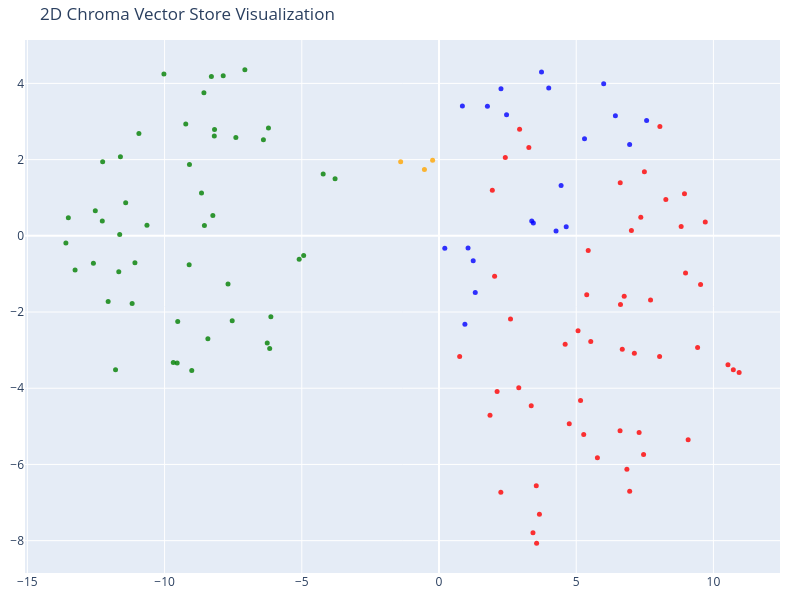

Notebook code for this chart:
### Code cell
# We humans find it easier to visalize things in 2D!
# Reduce the dimensionality of the vectors to 2D using t-SNE
# (t-distributed stochastic neighbor embedding)

tsne = TSNE(n_components=2, random_state=42)
reduced_vectors = tsne.fit_transform(vectors)

# Create the 2D scatter plot
fig = go.Figure(data=[go.Scatter(
    x=reduced_vectors[:, 0],
    y=reduced_vectors[:, 1],
    mode='markers',
    marker=dict(size=5, color=colors, opacity=0.8),
    text=[f"Type: {t}<br>Text: {d[:100]}..." for t, d in zip(doc_types, documents)],
    hoverinfo='text'
)])

fig.update_layout(
    title='2D Chroma Vector Store Visualization',
    scene=dict(xaxis_title='x',yaxis_title='y'),
    width=800,
    height=600,
    margin=dict(r=20, b=10, l=10, t=40)
)

fig.show()

### Figure 1 — Plotly figure (JSON) as saved in the notebook; plotly's stock layout.template omitted (floating-point values rounded to 4 significant figures)
{"data": [{"hoverinfo": "text", "marker": {"color": ["orange", "orange", "orange", "red", "red", "red", "red", "red", "red", "red", "red", "red", "red", "red", "red", "red", "red", "red", "red", "red", "red", "red", "red", "red", "red", "red", "red", "red", "red", "red", "red", "red", "red", "red", "red", "red", "red", "red", "red", "red", "red", "red", "red", "red", "red", "red", "red", "red", "red", "red", "red", "red", "red", "red", "red", "green", "green", "green", "green", "green", "green", "green", "green", "green", "green", "green", "green", "green", "green", "green", "green", "green", "green", "green", "green", "green", "green", "green", "green", "green", "green", "green", "green", "green", "green", "green", "green", "green", "green", "green", "green", "green", "green", "green", "green", "green", "green", "green", "green", "green", "green", "green", "blue", "blue", "blue", "blue", "blue", "blue", "blue", "blue", "blue", "blue", "blue", "blue", "blue", "blue", "blue", "blue", "blue", "blue", "blue", "blue", "blue"], "opacity": 0.8, "size": 5}, "mode": "markers", "text": ["Type: company<br>Text: # About Insurellm\n\nInsurellm was founded by Avery Lancaster in 2015 as an insurance tech startup des...", "Type: company<br>Text: # Careers at Insurellm\n\nInsurellm is hiring! We are looking for talented software engineers, data sc...", "Type: company<br>Text: # Overview of Insurellm\n\nInsurellm is an innovative insurance tech firm with 200 employees across th...", "Type: contracts<br>Text: # Contract with Apex Reinsurance for Rellm: AI-Powered Enterprise Reinsurance Solution\n\n## Terms\n\n1....", "Type: contracts<br>Text: ## Renewal\n\n1. **Automatic Renewal**: This Agreement will automatically renew for successive one-yea...", "Type: contracts<br>Text: 2. **Seamless Integrations**: The architecture of Rellm allows for easy integration with existing sy...", "Type: contracts<br>Text: 1. **Technical Support**: Provider shall offer dedicated technical support to the Client via phone, ...", "Type: contracts<br>Text: **Insurellm, Inc.**  \n_____________________________  \nAuthorized Signature   \nDate: ________________...", "Type: contracts<br>Text: # Contract with Belvedere Insurance for Markellm\n\n## Terms\nThis Contract (\"Agreement\") is made and e...", "Type: contracts<br>Text: ## Renewal\n1. **Renewal Terms**: This Agreement may be renewed for additional one-year terms upon mu...", "Type: contracts<br>Text: ## Features\n1. **AI-Powered Matching**: Belvedere Insurance will benefit from Markellm's AI-powered ...", "Type: contracts<br>Text: ## Support\n1. **Technical Support**: Technical support will be available from 9 AM to 7 PM EST, Mond...", "Type: contracts<br>Text: **Belvedere Insurance**  \nSignature: ______________________  \nName: [Authorized Signatory]  \nTitle: ...", "Type: contracts<br>Text: # Contract with BrightWay Solutions for Markellm\n\n**Contract Date:** October 5, 2023  \n**Contract ID...", "Type: contracts<br>Text: 3. **Service Level Agreement (SLA):**  \n   Insurellm commits to a 99.9% uptime for the platform with...", "Type: contracts<br>Text: 2. **Real-Time Quote Availability:**  \n   Consumers sourced via BrightWay Solutions will receive rea...", "Type: contracts<br>Text: 3. **Training and Onboarding:**  \n   Insurellm agrees to provide one free training session on how to...", "Type: contracts<br>Text: # Contract with EverGuard Insurance for Rellm: AI-Powered Enterprise Reinsurance Solution\n\n**Contrac...", "Type: contracts<br>Text: 4. **Usage Rights**: EverGuard Insurance is granted a non-exclusive, non-transferable license to acc...", "Type: contracts<br>Text: 1. **Core Functionality**: Rellm provides EverGuard Insurance with advanced AI-driven analytics, sea...", "Type: contracts<br>Text: 1. **Customer Support**: Insurellm will provide EverGuard Insurance with 24/7 customer support, incl...", "Type: contracts<br>Text: ---\n\n**Signatures**  \n**For Insurellm**: __________________________  \n**Name**: John Smith  \n**Title...", "Type: contracts<br>Text: # Contract with GreenField Holdings for Markellm\n\n**Effective Date:** November 15, 2023  \n**Contract...", "Type: contracts<br>Text: ## Renewal\n1. **Automatic Renewal**: This contract will automatically renew for sequential one-year ...", "Type: contracts<br>Text: ## Features\n1. **AI-Powered Matching**: Access to advanced algorithms that connect GreenField Holdin...", "Type: contracts<br>Text: ## Support\n1. **Customer Support Access**: The Client will have access to dedicated support through ...", "Type: contracts<br>Text: **Signatures:**  \n_________________________                           _________________________  \n**...", "Type: contracts<br>Text: # Contract with Greenstone Insurance for Homellm\n\n---\n\n## Terms\n\n1. **Parties**: This Contract (\"Agr...", "Type: contracts<br>Text: 4. **Payment Terms**: \n   - The Customer shall pay an amount of $10,000 per month for the Standard T...", "Type: contracts<br>Text: ---\n\n## Features\n\n- **AI-Powered Risk Assessment**: Customer will have access to enhanced risk evalu...", "Type: contracts<br>Text: - **Customer Portal**: A dedicated portal will be provided, allowing the Customer's clients to manag...", "Type: contracts<br>Text: ______________________________  \n[Name], [Title]  \nDate: ______________________\n\n**For Greenstone In...", "Type: contracts<br>Text: # Contract with GreenValley Insurance for Homellm\n\n**Contract Date:** October 6, 2023  \n**Contract N...", "Type: contracts<br>Text: 4. **Confidentiality:** Both parties agree to maintain the confidentiality of proprietary informatio...", "Type: contracts<br>Text: 1. **AI-Powered Risk Assessment:** Access to advanced AI algorithms for real-time risk evaluations.\n...", "Type: contracts<br>Text: 3. **Regular Updates:** Insurellm will offer ongoing updates and enhancements to the Homellm platfor...", "Type: contracts<br>Text: # Contract with Pinnacle Insurance Co. for Homellm\n\n## Terms\nThis contract (\"Contract\") is entered i...", "Type: contracts<br>Text: ## Renewal\n1. **Renewal Terms**: At the end of the initial term, this Contract shall automatically r...", "Type: contracts<br>Text: ## Features\n1. **AI-Powered Risk Assessment**: Utilized for tailored underwriting decisions specific...", "Type: contracts<br>Text: ## Support\n1. **Technical Support**: Insurellm shall provide 24/7 technical support via an email and...", "Type: contracts<br>Text: # Contract with Roadway Insurance Inc. for Carllm\n\n---\n\n## Terms\n\n1. **Agreement Effective Date**: T...", "Type: contracts<br>Text: ---\n\n## Renewal\n\n1. **Automatic Renewal**: This agreement will automatically renew for an additional...", "Type: contracts<br>Text: ---\n\n## Features\n\n1. **Access to Core Features**: Roadway Insurance Inc. will have access to all Pro...", "Type: contracts<br>Text: ---\n\n## Support\n\n1. **Technical Support**: Roadway Insurance Inc. will receive priority technical su...", "Type: contracts<br>Text: # Contract with Stellar Insurance Co. for Rellm\n\n## Terms\nThis contract is made between **Insurellm*...", "Type: contracts<br>Text: ### Termination\nEither party may terminate this agreement with a **30-day written notice**. In the e...", "Type: contracts<br>Text: ## Features\nStellar Insurance Co. will receive access to the following features of the Rellm product...", "Type: contracts<br>Text: ## Support\nInsurellm provides Stellar Insurance Co. with the following support services:\n\n- **24/7 T...", "Type: contracts<br>Text: # Contract with TechDrive Insurance for Carllm\n\n**Contract Date:** October 1, 2024  \n**Contract Dura...", "Type: contracts<br>Text: ## Renewal\n\n1. **Automatic Renewal**: This contract shall automatically renew for additional one-yea...", "Type: contracts<br>Text: ## Support\n\n1. **Customer Support**: Insurellm will provide 24/7 customer support to TechDrive Insur...", "Type: contracts<br>Text: **TechDrive Insurance Representative:**  \nName: Sarah Johnson  \nTitle: Operations Director  \nDate: _...", "Type: contracts<br>Text: # Contract with Velocity Auto Solutions for Carllm\n\n**Contract Date:** October 1, 2023  \n**Contract ...", "Type: contracts<br>Text: ## Renewal\n\n1. **Automatic Renewal**: This contract will automatically renew for successive 12-month...", "Type: contracts<br>Text: ## Support\n\n1. **Customer Support**: Velocity Auto Solutions will have access to Insurellm’s custome...", "Type: employees<br>Text: # HR Record\n\n# Alex Chen\n\n## Summary\n- **Date of Birth:** March 15, 1990  \n- **Job Title:** Backend ...", "Type: employees<br>Text: ## Annual Performance History\n- **2020:**  \n  - Completed onboarding successfully.  \n  - Met expecta...", "Type: employees<br>Text: ## Compensation History\n- **2020:** Base Salary: $80,000  \n- **2021:** Base Salary Increase to $90,0...", "Type: employees<br>Text: Alex Chen continues to be a vital asset at Insurellm, contributing significantly to innovative backe...", "Type: employees<br>Text: # HR Record\n\n# Alex Harper\n\n## Summary\n- **Date of Birth**: March 15, 1993  \n- **Job Title**: Sales ...", "Type: employees<br>Text: ## Annual Performance History  \n- **2021**:  \n  - **Performance Rating**: 4.5/5  \n  - **Key Achievem...", "Type: employees<br>Text: - **2022**:  \n  - **Base Salary**: $65,000 (Promotion to Senior SDR)  \n  - **Bonus**: $13,000 (20% o...", "Type: employees<br>Text: # HR Record\n\n# Alex Thomson\n\n## Summary\n- **Date of Birth:** March 15, 1995  \n- **Job Title:** Sales...", "Type: employees<br>Text: ## Annual Performance History  \n- **2022** - Rated as \"Exceeds Expectations.\" Alex Thomson achieved ...", "Type: employees<br>Text: ## Other HR Notes\n- Alex Thomson is an active member of the Diversity and Inclusion committee at Ins...", "Type: employees<br>Text: # Avery Lancaster\n\n## Summary\n- **Date of Birth**: March 15, 1985  \n- **Job Title**: Co-Founder & Ch...", "Type: employees<br>Text: - **2010 - 2013**: Business Analyst at Edge Analytics  \n  Prior to joining Innovate, Avery worked as...", "Type: employees<br>Text: - **2018**: **Exceeds Expectations**  \n  Under Avery’s pivoted vision, Insurellm launched two new su...", "Type: employees<br>Text: - **2022**: **Satisfactory**  \n  Avery focused on rebuilding team dynamics and addressing employee c...", "Type: employees<br>Text: ## Compensation History\n- **2015**: $150,000 base salary + Significant equity stake  \n- **2016**: $1...", "Type: employees<br>Text: ## Other HR Notes\n- **Professional Development**: Avery has actively participated in leadership trai...", "Type: employees<br>Text: # HR Record\n\n# Emily Carter\n\n## Summary\n- **Date of Birth:** August 12, 1990  \n- **Job Title:** Acco...", "Type: employees<br>Text: - **2017-2019:** Marketing Intern  \n  - Assisted with market research and campaign development for s...", "Type: employees<br>Text: ## Compensation History\n| Year | Base Salary | Bonus         | Total Compensation |\n|------|--------...", "Type: employees<br>Text: Emily Carter exemplifies the kind of talent that drives Insurellm's success and is an invaluable ass...", "Type: employees<br>Text: # HR Record\n\n# Emily Tran\n\n## Summary\n- **Date of Birth:** March 18, 1991  \n- **Job Title:** Digital...", "Type: employees<br>Text: - **January 2017 - May 2018**: Marketing Intern  \n  - Supported the Marketing team by collaborating ...", "Type: employees<br>Text: - **2021**:  \n  - Performance Rating: Meets Expectations  \n  - Key Achievements: Contributed to the ...", "Type: employees<br>Text: - **Professional Development Goals**:  \n  - Emily Tran aims to become a Marketing Manager within the...", "Type: employees<br>Text: # HR Record\n\n# Jordan Blake\n\n## Summary\n- **Date of Birth:** March 15, 1993  \n- **Job Title:** Sales...", "Type: employees<br>Text: ## Annual Performance History\n- **2021:** First year at Insurellm; achieved 90% of monthly targets. ...", "Type: employees<br>Text: ## Other HR Notes\n- Jordan has shown an interest in continuing education, actively participating in ...", "Type: employees<br>Text: # HR Record\n\n# Jordan K. Bishop\n\n## Summary\n- **Date of Birth:** March 15, 1990\n- **Job Title:** Fro...", "Type: employees<br>Text: ## Annual Performance History\n- **2019:** Exceeds Expectations - Continuously delivered high-quality...", "Type: employees<br>Text: ## Compensation History\n- **June 2018:** Starting Salary - $85,000\n- **June 2019:** Salary Increase ...", "Type: employees<br>Text: ## Other HR Notes\n- Jordan K. Bishop has been an integral part of club initiatives, including the In...", "Type: employees<br>Text: # HR Record\n\n# Maxine Thompson\n\n## Summary\n- **Date of Birth:** January 15, 1991  \n- **Job Title:** ...", "Type: employees<br>Text: ## Insurellm Career Progression\n- **January 2017 - October 2018**: **Junior Data Engineer**  \n  * Ma...", "Type: employees<br>Text: ## Annual Performance History\n- **2017**: *Meets Expectations*  \n  Maxine showed potential in her ro...", "Type: employees<br>Text: - **2021**: *Exceeds Expectations*  \n  Maxine spearheaded the transition to a new data warehousing s...", "Type: employees<br>Text: ## Compensation History\n- **2017**: $70,000 (Junior Data Engineer)  \n- **2018**: $75,000 (Junior Dat...", "Type: employees<br>Text: # HR Record\n\n# Oliver Spencer\n\n## Summary\n- **Date of Birth**: May 14, 1990  \n- **Job Title**: Backe...", "Type: employees<br>Text: ## Annual Performance History\n- **2018**: **3/5** - Adaptable team player but still learning to take...", "Type: employees<br>Text: ## Compensation History\n- **March 2018**: Initial salary of $80,000.\n- **July 2019**: Salary increas...", "Type: employees<br>Text: # Samantha Greene\n\n## Summary\n- **Date of Birth:** October 14, 1990\n- **Job Title:** HR Generalist\n-...", "Type: employees<br>Text: ## Annual Performance History\n- **2020:** Exceeds Expectations  \n  Samantha Greene demonstrated exce...", "Type: employees<br>Text: ## Compensation History\n- **2020:** Base Salary - $55,000  \n  The entry-level salary matched industr...", "Type: employees<br>Text: - **2023:** Base Salary - $70,000  \n  Recognized for substantial improvement in employee relations m...", "Type: employees<br>Text: # HR Record\n\n# Samuel Trenton\n\n## Summary\n- **Date of Birth:** April 12, 1989  \n- **Job Title:** Sen...", "Type: employees<br>Text: ## Annual Performance History\n- **2023:** Rating: 4.5/5  \n  *Samuel exceeded expectations, successfu...", "Type: employees<br>Text: ## Compensation History\n- **2023:** Base Salary: $115,000 + Bonus: $15,000  \n  *Annual bonus based o...", "Type: employees<br>Text: - **Engagement in Company Culture:** Regularly participates in team-building events and contributes ...", "Type: products<br>Text: # Product Summary\n\n# Carllm\n\n## Summary\n\nCarllm is an innovative auto insurance product developed by...", "Type: products<br>Text: - **Instant Quoting**: With Carllm, insurance companies can offer near-instant quotes to customers, ...", "Type: products<br>Text: - **Mobile Integration**: Carllm is designed to work seamlessly with mobile applications, providing ...", "Type: products<br>Text: - **Professional Tier**: $2,500/month\n  - For medium-sized companies.\n  - All Basic Tier features pl...", "Type: products<br>Text: ### Q2 2025: Customer Experience Improvements\n- Launch of a new **mobile app** for end-users.\n- Intr...", "Type: products<br>Text: # Product Summary\n\n# Homellm\n\n## Summary\nHomellm is an innovative home insurance product developed b...", "Type: products<br>Text: ### 2. Dynamic Pricing Model\nWith Homellm's innovative dynamic pricing model, insurance providers ca...", "Type: products<br>Text: ### 5. Multi-Channel Integration\nHomellm seamlessly integrates into existing insurance platforms, pr...", "Type: products<br>Text: - **Basic Tier:** Starting at $5,000/month for small insurers with basic integration features.\n- **S...", "Type: products<br>Text: All tiers include a comprehensive training program and ongoing updates to ensure optimal performance...", "Type: products<br>Text: With Homellm, Insurellm is committed to transforming the landscape of home insurance, ensuring both ...", "Type: products<br>Text: # Product Summary\n\n# Markellm\n\n## Summary\n\nMarkellm is an innovative two-sided marketplace designed ...", "Type: products<br>Text: - **User-Friendly Interface**: Designed with user experience in mind, Markellm features an intuitive...", "Type: products<br>Text: - **Customer Support**: Our dedicated support team is always available to assist both consumers and ...", "Type: products<br>Text: ### For Insurance Companies:\n- **Basic Listing Fee**: $199/month for a featured listing on the platf...", "Type: products<br>Text: ### Q3 2025\n- Initiate a comprehensive marketing campaign targeting both consumers and insurers to i...", "Type: products<br>Text: # Product Summary\n\n# Rellm: AI-Powered Enterprise Reinsurance Solution\n\n## Summary\n\nRellm is an inno...", "Type: products<br>Text: ### Seamless Integrations\nRellm's architecture is designed for effortless integration with existing ...", "Type: products<br>Text: ### Regulatory Compliance Tools\nRellm includes built-in compliance tracking features to help organiz...", "Type: products<br>Text: Join the growing number of organizations leveraging Rellm to enhance their reinsurance processes whi...", "Type: products<br>Text: Experience the future of reinsurance with Rellm, where innovation meets reliability. Let Insurellm h..."], "type": "scatter", "x": [-0.5314, -1.397, -0.2328, 9.703, 8.945, 8.048, 5.157, 3.659, 2.117, 10.94, 2.026, 4.746, 3.544, 2.907, 7.709, 2.605, 3.361, 8.824, 8.266, 7.484, 7.353, 2.253, 1.858, 10.53, 1.943, 0.7526, 3.425, 6.846, 9.078, 2.936, 5.772, 3.557, 7.454, 7.292, 2.416, 6.597, 6.948, 10.72, 3.274, 5.273, 8.038, 9.423, 5.437, 5.383, 8.983, 9.531, 6.604, 7.012, 6.678, 6.613, 5.066, 4.597, 7.118, 6.748, 5.53, -8.18, -9.541, -12.27, -3.788, -8.294, -11.67, -11.08, -7.864, -11.18, -7.075, -4.932, -6.127, -6.26, -6.17, -13.51, -5.096, -9.094, -9.105, -11.42, -4.221, -8.655, -8.548, -10.64, -8.241, -8.567, -11.64, -6.215, -7.402, -9.01, -13.6, -6.399, -10.02, -7.689, -8.423, -7.536, -13.26, -8.189, -9.683, -12.52, -10.94, -9.521, -12.26, -11.61, -9.229, -12.06, -12.59, -11.79, 3.379, 3.438, 4.265, 4.635, 4.449, 1.764, 2.461, 2.258, 3.998, 3.735, 0.8516, 1.058, 1.246, 1.32, 0.9433, 0.2109, 6.427, 7.565, 6.947, 5.302, 6.001], "y": [1.739, 1.941, 1.983, 0.3651, 1.106, 2.869, -4.321, -7.308, -4.088, -3.587, -1.058, -4.929, -6.559, -3.985, -1.684, -2.184, -4.459, 0.2464, 0.9531, 1.678, 0.4902, -6.728, -4.706, -3.382, 1.194, -3.168, -7.79, -6.126, -5.352, 2.795, -5.821, -8.067, -5.74, -5.16, 2.058, -5.114, -6.706, -3.515, 2.319, -5.214, -3.17, -2.929, -0.3859, -1.548, -0.973, -1.278, 1.395, 0.1385, -2.976, -1.803, -2.492, -2.845, -3.079, -1.584, -2.773, 2.791, -3.335, 0.3888, 1.494, 4.178, -0.9423, -0.7071, 4.198, -1.775, 4.357, -0.5195, -2.127, -2.814, -2.955, 0.475, -0.6157, 1.873, -0.7606, 0.8645, 1.623, 1.122, 0.2686, 0.2765, 0.5305, 3.753, 0.0323, 2.831, 2.577, -3.536, -0.1902, 2.521, 4.248, -1.263, -2.701, -2.23, -0.8985, 2.62, -3.325, 0.6566, 2.683, -2.25, 1.941, 2.076, 2.933, -1.724, -0.7175, -3.513, 0.3873, 0.333, 0.1231, 0.2378, 1.318, 3.398, 3.174, 3.86, 3.876, 4.296, 3.409, -0.3209, -0.6556, -1.491, -2.319, -0.3267, 3.154, 3.027, 2.394, 2.548, 3.988]}], "layout": {"height": 600, "margin": {"b": 10, "l": 10, "r": 20, "t": 40}, "scene": {"xaxis": {"title": {"text": "x"}}, "yaxis": {"title": {"text": "y"}}}, "title": {"text": "2D Chroma Vector Store Visualization"}, "width": 800}}
